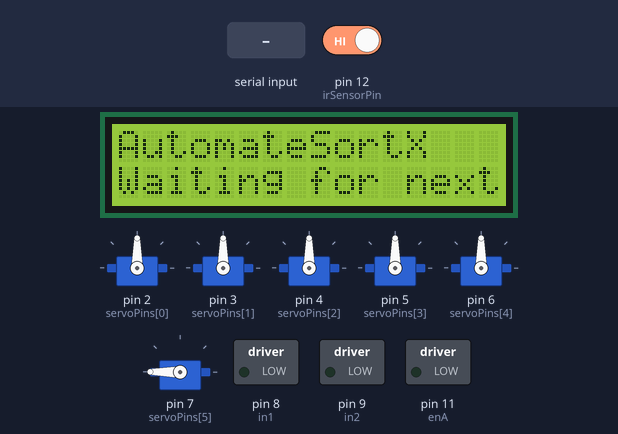
A sketch run on a simulated Arduino Uno, built with avr-gcc and run on an emulated ATmega328P. On the bench: 16×2 character LCD, 6 × servo, switched loads named in the sketch (green lamp = pin HIGH). The test bench sets the inputs (shaded band); at power-on: pin 12 (irSensorPin) HIGH. What the sketch prints to the serial monitor is not drawn.

Above: at 2.8 s.
2.9 s: pin 12 (irSensorPin) driven LOW
At 5.5 s:
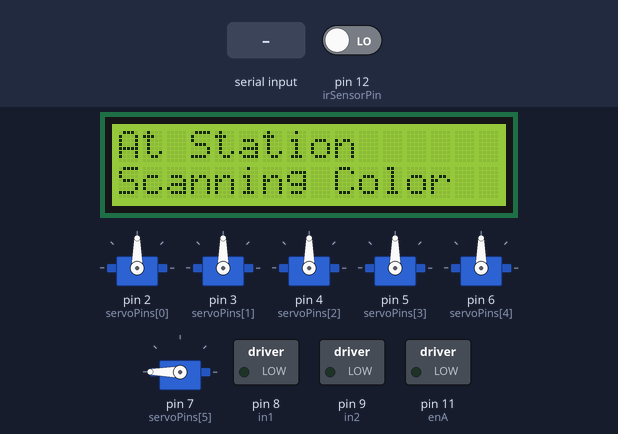
5.8 s: "r\n" received over Serial
At 8.3 s:
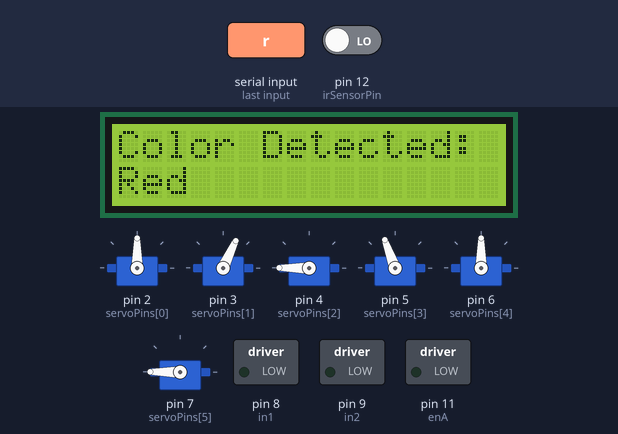
8.5 s: "h\n" received over Serial
At 11.0 s:
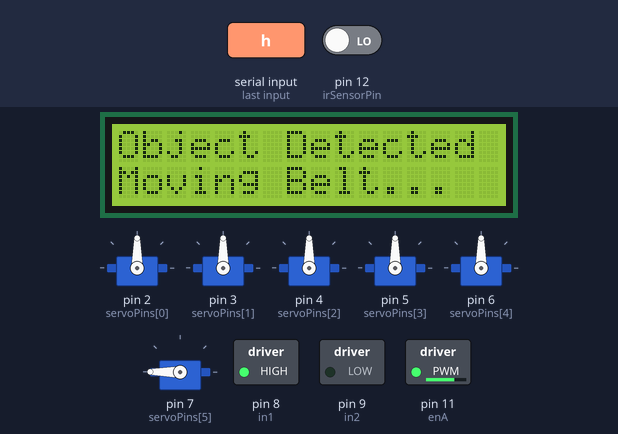
Timing chart, 0 to 12.8 s (numbered marks = the images above; inputs shaded):
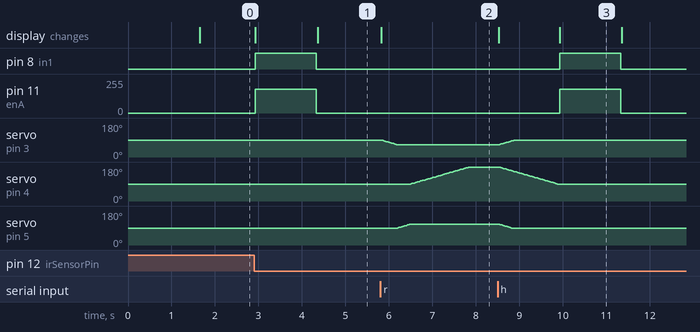

The sketch:

LCD.ino
```cpp
#include <Servo.h>
#include <Wire.h>
#include <LiquidCrystal_I2C.h>

// --- LCD Configuration ---
// Set the LCD address to 0x27 or 0x3F for a 16 chars and 2 line display
LiquidCrystal_I2C lcd(0x27, 16, 2);

// --- Pins ---
const int irSensorPin = 12;
const int enA = 11;
const int in1 = 8;
const int in2 = 9;

// --- Settings ---
int conveyorSpeed = 180;
const long runDuration = 1400;
unsigned long conveyorStartTime = 0;
char targetColor = ' ';

// --- Robotic Arm Setup ---
Servo servos[6];
int servoPins[6] = {2, 3, 4, 5, 6, 7};
int curpos[6]    = {90, 90, 90, 90, 90, 180};
int homepos[6]   = {90, 90, 90, 90, 90, 180};
int tgtpos[6]    = {90, 90, 90, 90, 90, 180};

unsigned long lastMoveTime = 0;
const int stepDelay = 15;

enum SystemState {
  IDLE, CONVEYOR_RUNNING, WAITING_FOR_COLOR,
  PICK_BASE_SHOULDER, PICK_WRIST, PICK_ELBOW,
  PRE_GRAB_DELAY, GRABBING, LIFTING, MOVING_TO_BIN, DROPPING, RETURNING_HOME
};

SystemState currentState = IDLE;
unsigned long stateWaitTimer = 0;

/**
 * Helper function to update the LCD display efficiently
 */
void updateDisplay(String line1, String line2) {
  lcd.clear();
  lcd.setCursor(0, 0);
  lcd.print(line1);
  lcd.setCursor(0, 1);
  lcd.print(line2);
}

bool armReachedTarget() {
  for (int i = 0; i < 6; i++) { if (curpos[i] != tgtpos[i]) return false; }
  return true;
}

void setTarget(int b, int s, int e, int w, int r, int g) {
  tgtpos[0] = b; tgtpos[1] = s; tgtpos[2] = e;
  tgtpos[3] = w; tgtpos[4] = r; tgtpos[5] = g;
}

void controlConveyor(int state) {
  if (state == 1) {
    digitalWrite(in1, HIGH); digitalWrite(in2, LOW);
    analogWrite(enA, conveyorSpeed);
  } else {
    digitalWrite(in1, LOW); digitalWrite(in2, LOW);
    analogWrite(enA, 0);
  }
}

void updateServos() {
  if (millis() - lastMoveTime >= stepDelay) {
    lastMoveTime = millis();
    for (int i = 0; i < 6; i++) {
      if (curpos[i] < tgtpos[i]) { curpos[i]++; servos[i].write(curpos[i]); }
      else if (curpos[i] > tgtpos[i]) { curpos[i]--; servos[i].write(curpos[i]); }
    }
  }
}

void setup() {
  Serial.begin(115200);

  // LCD Initialization
  lcd.init();
  lcd.backlight();
  updateDisplay("AutomateSortX", "Initializing...");

  pinMode(irSensorPin, INPUT);
  pinMode(enA, OUTPUT); pinMode(in1, OUTPUT); pinMode(in2, OUTPUT);

  for (int i = 0; i < 6; i++) {
    servos[i].attach(servoPins[i]);
    servos[i].write(curpos[i]);
  }

  controlConveyor(0);
  delay(1500);

  updateDisplay("AutomateSortX", "System Ready");
  Serial.println("READY");
}

void loop() {
  updateServos();

  if (Serial.available() > 0) {
    String input = Serial.readStringUntil('\n');
    input.trim();
    if (input.length() > 0) {
      char cmd = input.charAt(0);

      if (cmd == 'h' || cmd == 'H') {
        updateDisplay("MANUAL RESET", "Returning Home");
        setTarget(homepos[0], homepos[1], homepos[2], homepos[3], homepos[4], 180);
        currentState = RETURNING_HOME;
        controlConveyor(0);
      }
      else if (currentState == WAITING_FOR_COLOR) {
        if (cmd == 'r' || cmd == 'g' || cmd == 'b' || cmd == 'R' || cmd == 'G' || cmd == 'B') {
          targetColor = tolower(cmd);
          String colorName = (targetColor == 'r') ? "Red" : (targetColor == 'g') ? "Green" : "Blue";
          updateDisplay("Color Detected:", colorName);
          currentState = PICK_BASE_SHOULDER;
        }
      }
    }
  }

  switch (currentState) {

    case IDLE:
      // Small logic to show "Waiting" once if we just finished
      static bool waitingMsgShown = false;
      if (!waitingMsgShown) {
        updateDisplay("AutomateSortX", "Waiting for next");
        waitingMsgShown = true;
      }

      if (digitalRead(irSensorPin) == LOW) {
        updateDisplay("Object Detected", "Moving Belt...");
        conveyorStartTime = millis();
        controlConveyor(1);
        currentState = CONVEYOR_RUNNING;
        waitingMsgShown = false;
      }
      break;

    case CONVEYOR_RUNNING:
      if (millis() - conveyorStartTime >= runDuration) {
        controlConveyor(0);
        updateDisplay("At Station", "Scanning Color");
        Serial.println("START_VISION");
        currentState = WAITING_FOR_COLOR;
      }
      break;

    case PICK_BASE_SHOULDER:
      // Base, Shoulder, Roll set, Gripper open
      setTarget(90, 65, curpos[2], curpos[3], 90, 180);
      if (armReachedTarget()) currentState = PICK_WRIST;
      break;

    case PICK_WRIST:
      tgtpos[3] = 110;
      if (armReachedTarget()) currentState = PICK_ELBOW;
      break;

    case PICK_ELBOW:
      tgtpos[2] = 180;
      if (armReachedTarget()) {
        stateWaitTimer = millis();
        currentState = PRE_GRAB_DELAY;
      }
      break;

    case PRE_GRAB_DELAY:
      if (millis() - stateWaitTimer >= 1000) {
        updateDisplay("Picking Up", "Closing Gripper");
        currentState = GRABBING;
      }
      break;

    case GRABBING:
      tgtpos[5] = 98;
      if (armReachedTarget()) {
        delay(400);
        tgtpos[2] = 90; // Lift Elbow
        currentState = LIFTING;
      }
      break;

    case LIFTING:
      if (armReachedTarget()) {
        updateDisplay("Sorting...", "Moving to Bin");
        if (targetColor == 'r')      setTarget(180, 80, 115, 45, 90, 98);
        else if (targetColor == 'g') setTarget(155, 80, 115, 45, 90, 98);
        else if (targetColor == 'b') setTarget(135, 70, 105, 45, 100, 98);
        currentState = MOVING_TO_BIN;
      }
      break;

    case MOVING_TO_BIN:
      if (armReachedTarget()) {
        updateDisplay("Bin Reached", "Placed in Box");
        tgtpos[5] = 180;
        currentState = DROPPING;
      }
      break;

    case DROPPING:
      if (armReachedTarget()) {
        delay(600);
        updateDisplay("Task Done", "Back to Home");
        setTarget(homepos[0], homepos[1], homepos[2], homepos[3], homepos[4], 180);
        currentState = RETURNING_HOME;
      }
      break;

    case RETURNING_HOME:
      if (armReachedTarget()) {
        Serial.println("COMPLETE");
        currentState = IDLE;
      }
      break;
  }
}
```

Measured:
- after the input at 2.9 s, pin 8 (in1): LOW → HIGH at once, → LOW 1.4 s later; pin 11 (enA): 0/255 → 180/255 at once, → 0/255 1.4 s later; the display: first changes at once (image 1 shows a later state)
- after the input at 5.8 s, servo on pin 3 (servoPins[1]): moves from 90° to 65° over 0.36 s, starting at once; servo on pin 4 (servoPins[2]): moves from 90° to 180° over 1.3 s, starting after 0.70 s; servo on pin 5 (servoPins[3]): moves from 90° to 110° over 0.30 s, starting after 0.40 s; the display: changes at once (image 2)
- after the input at 8.5 s, pin 8 (in1): LOW → HIGH after 1.4 s instead of 8.0 s; pin 11 (enA): 0/255 → 180/255 after 1.4 s instead of 8.0 s; servo on pin 2 (servoPins[0]): stays 90° (without the input it goes to 92° after 3.4 s); servo on pin 7 (servoPins[5]): stops changing and stays 180°; the display: first changes at once (image 3 shows a later state)
